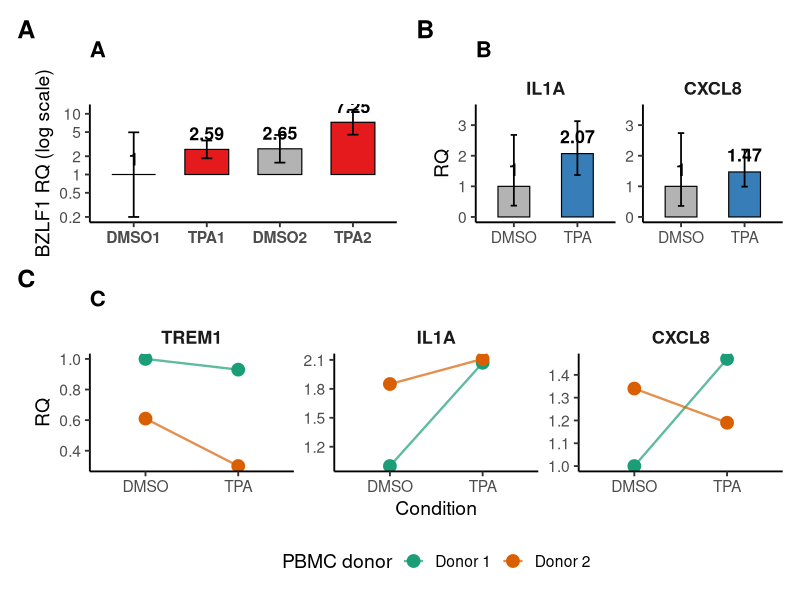
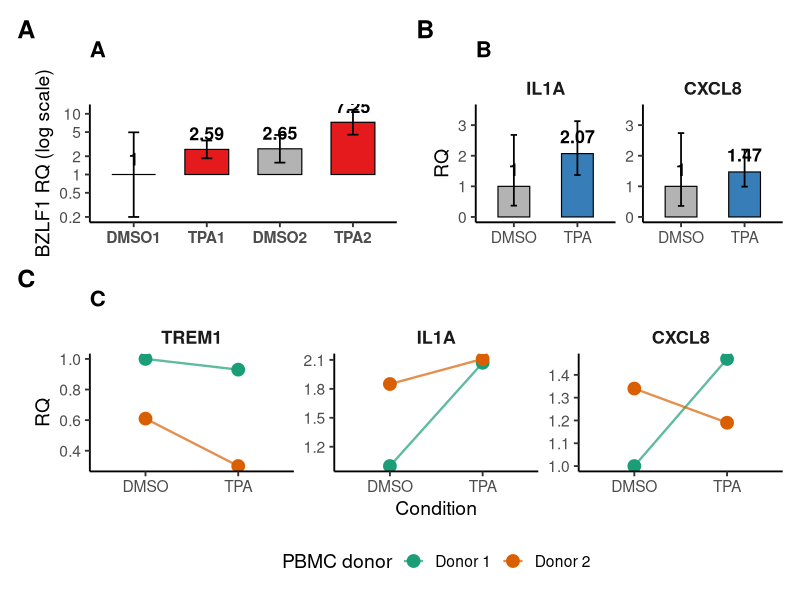

Here is the R script that generated these plots, in order:
library(ggplot2)
library(patchwork)
library(dplyr)
library(tidyr)

# --------------------------------------------
# 1. Panel A: BZLF1 (REAL data)
# --------------------------------------------
bzlf1 <- data.frame(
  Group = factor(c("DMSO1", "TPA1", "DMSO2", "TPA2"),
                 levels = c("DMSO1", "TPA1", "DMSO2", "TPA2")),
  RQ = c(1.00, 2.59, 2.65, 7.25),
  CI_low = c(0.20, 1.85, 1.57, 4.53),
  CI_high = c(4.95, 3.63, 4.48, 11.62)
)

pA <- ggplot(bzlf1, aes(x = Group, y = RQ, fill = Group)) +
  geom_col(width = 0.6, color = "black", linewidth = 0.4) +   # use linewidth
  geom_errorbar(aes(ymin = CI_low, ymax = CI_high), width = 0.15, linewidth = 0.6) +
  geom_text(aes(label = round(RQ, 2)), vjust = -0.7, size = 4.5, fontface = "bold") +
  scale_fill_manual(values = c("grey70", "#E41A1C", "grey70", "#E41A1C")) +
  scale_y_log10(breaks = c(0.2, 0.5, 1, 2, 5, 10, 20),
                labels = c("0.2", "0.5", "1", "2", "5", "10", "20")) +
  labs(y = "BZLF1 RQ (log scale)", subtitle = "A") +
  theme_classic(base_size = 14) +
  theme(legend.position = "none",
        axis.title.x = element_blank(),
        axis.text.x = element_text(face = "bold"),
        plot.subtitle = element_text(face = "bold", size = 16))

# --------------------------------------------
# 2. Panel B: Mono-culture IL1A + CXCL8 (with CI)
# --------------------------------------------
# Add CI columns (real values from your raw data)
mono_data <- data.frame(
  Gene = rep(c("IL1A", "CXCL8"), each = 2),
  Condition = rep(c("DMSO", "TPA"), 2),
  RQ = c(1.00, 2.07, 1.00, 1.47),
  CI_low = c(0.37, 1.37, 0.36, 0.99),     # add these
  CI_high = c(2.68, 3.13, 2.74, 2.20)     # add these
)
mono_data$Gene <- factor(mono_data$Gene, levels = c("IL1A", "CXCL8"))

pB <- ggplot(mono_data, aes(x = Condition, y = RQ, fill = Condition)) +
  geom_col(width = 0.5, position = position_dodge(0.6), color = "black", linewidth = 0.4) +
  geom_errorbar(aes(ymin = CI_low, ymax = CI_high),
                width = 0.1, position = position_dodge(0.6), linewidth = 0.6) +
  geom_text(aes(label = round(RQ, 2)), 
            position = position_dodge(0.6), 
            vjust = -0.8, size = 4.5, fontface = "bold") +
  scale_fill_manual(values = c("DMSO" = "grey70", "TPA" = "#377EB8")) +
  facet_wrap(~ Gene, scales = "free_y") +
  coord_cartesian(ylim = c(0, 3.5)) +   # gives headroom for error bars
  labs(y = "RQ", subtitle = "B") +
  theme_classic(base_size = 14) +
  theme(legend.position = "none",
        axis.title.x = element_blank(),
        strip.background = element_blank(),
        strip.text = element_text(face = "bold", size = 13),
        plot.subtitle = element_text(face = "bold", size = 16))

# --------------------------------------------
# 3. Panel C: Co-culture paired scatter (REAL data)
# --------------------------------------------
co_data <- data.frame(
  Donor = rep(c("Donor 1", "Donor 2"), each = 6),
  Gene = rep(rep(c("TREM1", "IL1A", "CXCL8"), each = 2), times = 2),
  Condition = rep(c("DMSO", "TPA"), times = 6),
  RQ = c(
    # Donor 1
    1.00, 0.93,   # TREM1
    1.00, 2.07,   # IL1A
    1.00, 1.47,   # CXCL8
    # Donor 2
    0.61, 0.30,   # TREM1
    1.85, 2.11,   # IL1A
    1.34, 1.19    # CXCL8
  )
)
co_data$Gene <- factor(co_data$Gene, levels = c("TREM1", "IL1A", "CXCL8"))

pC <- ggplot(co_data, aes(x = Condition, y = RQ, 
                          group = interaction(Donor, Gene), color = Donor)) +
  geom_line(linewidth = 0.8, alpha = 0.7) +
  geom_point(size = 4) +
  scale_color_manual(values = c("Donor 1" = "#1B9E77", "Donor 2" = "#D95F02")) +
  facet_wrap(~ Gene, scales = "free_y") +
  labs(y = "RQ", subtitle = "C", color = "PBMC donor") +
  theme_classic(base_size = 14) +
  theme(legend.position = "bottom",
        strip.background = element_blank(),
        strip.text = element_text(face = "bold", size = 13),
        plot.subtitle = element_text(face = "bold", size = 16))

# --------------------------------------------
# 4. Combine all three panels
# --------------------------------------------
figure2 <- (pA | pB) / pC + 
  plot_annotation(tag_levels = 'A') &
  theme(plot.tag = element_text(face = "bold", size = 18))

# Save
ggsave("Figure2_3Panel_RealData.pdf", figure2, width = 12, height = 10, dpi = 300)
ggsave("Figure2_3Panel_RealData.png", figure2, width = 12, height = 10, dpi = 300)

print("✅ Figure 2 (3 panels) generated successfully with error bars for Panel B!")
